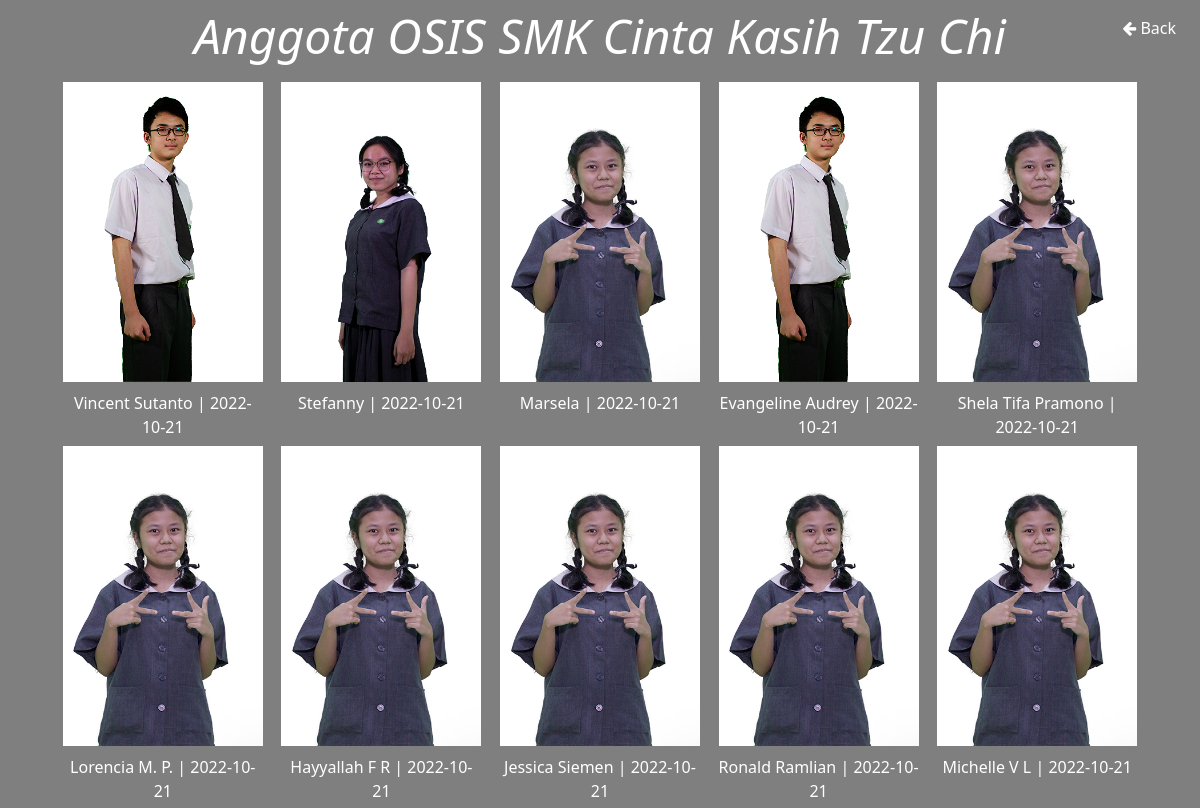
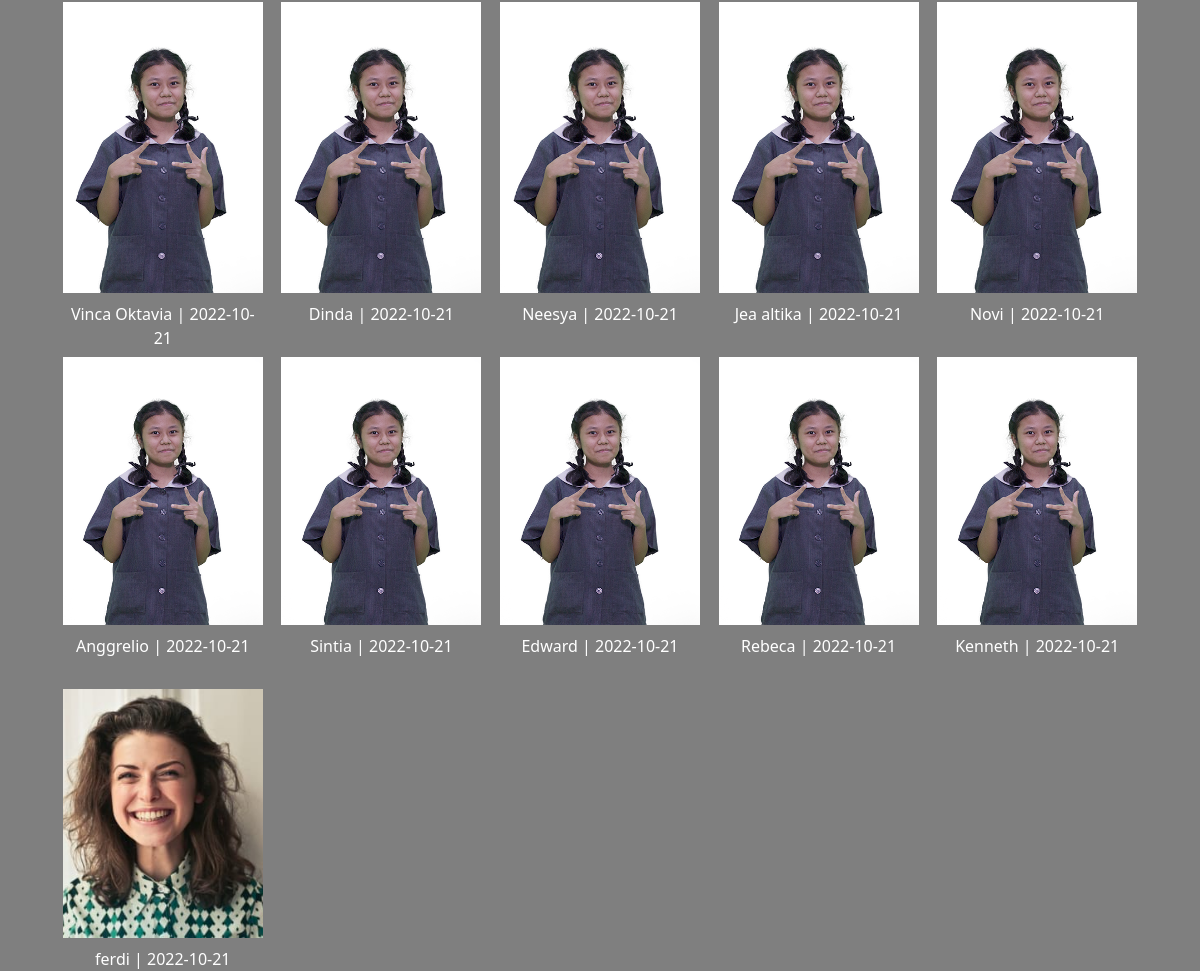
Screenshot of /bersamabangunosis/keanggotaan.php with the database file from the repository (2 pictures, top to bottom).
### tables this page shows
CREATE TABLE `anggota` (
  `id` int(11) NOT NULL,
  `name` varchar(30) NOT NULL,
  `divisi` varchar(30) NOT NULL,
  `dob` date NOT NULL,
  `words` varchar(100) NOT NULL,
  `akhirjabatan` date DEFAULT NULL,
  `image` varchar(100) NOT NULL
);

### bersamabangunosis/admin/functions.php (called while the page is built, shortened)
<?php
$conn = mysqli_connect("localhost","root","","oska");
function query($query){
    global $conn;
    $result = mysqli_query($conn,$query);
    $rows=[];
    while ($row= mysqli_fetch_assoc($result)){
        $rows[]=$row;
    }
    return $rows;
}
?>

### bersamabangunosis/keanggotaan.php (the view, shortened to what this page needs)
<?php
include 'admin/functions.php';
if(isset($_GET['divisi'])){
    $divisi = $_GET['divisi'];
    $datas = query("SELECT * FROM anggota WHERE divisi = '$divisi'");
} else {
    $datas = query("SELECT * FROM anggota");
    $divisi = 'Anggota OSIS SMK Cinta Kasih Tzu Chi';
}
?>
<!DOCTYPE html>
<html lang="en">
<head>
    <link rel="stylesheet" href="https://cdnjs.cloudflare.com/ajax/libs/font-awesome/4.7.0/css/font-awesome.min.css">
</head>
<body>
                <div class="fixed top-0 right-0 px-6 py-4 sm:block">
                        <a href="index.php#keanggotaan" ><i class="fa fa-arrow-left w3-hover-opacity"></i>&nbsp;Back</a>
                </div>
            <div class="max-w-6xl mx-auto sm:px-6 lg:px-8">
                <div class="justify-center pt-8 sm:justify-start sm:pt-0" style="text-align:center;margin-bottom:10px;">
                    <i style="font-size:3em;margin:auto;">
                    <?php
                        echo $divisi;
                    ?>
                    </i>
                </div>
        <div class="container">
        <?php
        foreach($datas as $data){?>
            <div style="background-color:black; max-width:200px;max-height:300px">
            <?php if($data['image']!=""){?>
                <img src="admin/images/<?php echo $data['image'];?>" onclick="window.location.href = '../anggota/<?php echo $data['id']; ?>'"/>
            <?php } else {?>
                <img src="admin/images/noprofile.jpg" onclick="window.location.href = '../anggota/<?php echo $data['id']; ?>'"/>
            <?php } ?>
            <a href="anggota.php?id=<?php echo $data['id']; ?>">
            <p style="margin-top:3px;"><?php echo $data['name'] ?> | <?php echo $data['akhirjabatan']; ?></p>
            </a>
            </div>
        <?php }; ?>
        </div>
</body>
</html>

### bersamabangunosis/keanggotaan.php (style rules this page uses)
html { line-height:1.15;-webkit-text-size-adjust:100% }
body { margin:0 }
a { background-color:transparent }
html { font-family:system-ui,-apple-system,BlinkMacSystemFont,Segoe UI,Roboto,Helvetica Neue,Arial,Noto Sans,sans-serif,Apple Color Emoji,Segoe UI Emoji,Segoe UI Symbol,Noto Color Emoji;line-height:1.5 }
*,:after,:before { box-sizing:border-box;border:0 solid #e2e8f0 }
a { color:inherit;text-decoration:inherit }
.justify-center { justify-content:center }
.mx-auto { margin-left:auto;margin-right:auto }
.max-w-6xl { max-width:72rem }
.py-4 { padding-top:1rem;padding-bottom:1rem }
.px-6 { padding-left:1.5rem;padding-right:1.5rem }
.pt-8 { padding-top:2rem }
.fixed { position:fixed }
.top-0 { top:0 }
.right-0 { right:0 }
@media (min-width:640px) { .sm\:block { display:block } }
@media (min-width:640px) { .sm\:justify-start { justify-content:flex-start } }
@media (min-width:640px) { .sm\:px-6 { padding-left:1.5rem;padding-right:1.5rem } }
@media (min-width:640px) { .sm\:pt-0 { padding-top:0 } }
@media (min-width:1024px) { .lg\:px-8 { padding-left:2rem;padding-right:2rem } }
body { background: url(assets/images/bg-classroom.jpg) no-repeat center center fixed; background-position: center; background-repeat: no-repeat; background-size: cover; color:white; }
.container { display: grid; grid-gap: 5px; row-gap: 4em; grid-template-columns: repeat(auto-fit, minmax(200px, 1fr)); grid-template-rows: repeat(2, 300px); justify-items: center; }
div { height: 100%; }
.container > div > img { width: 100%; height: 100%; object-fit: cover; }
img { max-width: 200px; max-height: 300px; }
p { text-align: center; font-size:1em; }
a { color:white; text-decoration:none; }

### rows the page displays
anggota: image (picture), name "Vincent Sutanto", akhirjabatan "2022-10-21"
anggota: image (picture), name "Stefanny", akhirjabatan "2022-10-21"
anggota: image (picture), name "Marsela", akhirjabatan "2022-10-21"
anggota: image (picture), name "Evangeline Audrey", akhirjabatan "2022-10-21"
anggota: image (picture), name "Shela Tifa Pramono", akhirjabatan "2022-10-21"
anggota: image (picture), name "Lorencia M. P.", akhirjabatan "2022-10-21"
anggota: image (picture), name "Hayyallah F R", akhirjabatan "2022-10-21"
anggota: image (picture), name "Jessica Siemen", akhirjabatan "2022-10-21"
anggota: image (picture), name "Ronald Ramlian", akhirjabatan "2022-10-21"
anggota: image (picture), name "Michelle V L", akhirjabatan "2022-10-21"
anggota: image (picture), name "Vinca Oktavia", akhirjabatan "2022-10-21"
anggota: image (picture), name "Dinda", akhirjabatan "2022-10-21"
anggota: image (picture), name "Neesya", akhirjabatan "2022-10-21"
anggota: image (picture), name "Jea altika", akhirjabatan "2022-10-21"
anggota: image (picture), name "Novi", akhirjabatan "2022-10-21"
anggota: image (picture), name "Anggrelio", akhirjabatan "2022-10-21"
anggota: image (picture), name "Sintia", akhirjabatan "2022-10-21"
anggota: image (picture), name "Edward", akhirjabatan "2022-10-21"
anggota: image (picture), name "Rebeca", akhirjabatan "2022-10-21"
anggota: image (picture), name "Kenneth", akhirjabatan "2022-10-21"
anggota: image (picture), name "ferdi", akhirjabatan "2022-10-21"

### other values shown
$divisi "Anggota OSIS SMK Cinta Kasih Tzu Chi"
